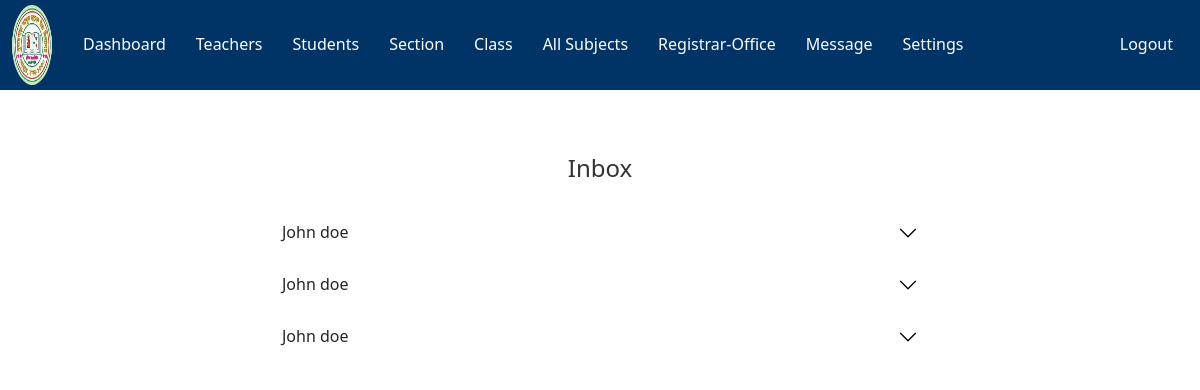
/admin/message.php (signed in), run on the app's committed database.
### tables this page shows
CREATE TABLE `message` (
  `message_id` int(11) NOT NULL,
  `sender_full_name` varchar(100) NOT NULL,
  `sender_email` varchar(255) NOT NULL,
  `message` text NOT NULL,
  `date_time` datetime NOT NULL DEFAULT current_timestamp()
);

### admin/data/message.php (called while the page is built)
<?php
function getAllMessages($conn){
   $sql = "SELECT * FROM message ORDER BY date_time DESC";
   $stmt = $conn->prepare($sql);
   $stmt->execute();
   if ($stmt->rowCount() >= 1) {
     $messages = $stmt->fetchAll();
     return $messages;
   }else {
    return 0;
   }
}

### admin/message.php (the view, shortened to what this page needs)
<?php
if (isset($_SESSION['admin_id']) &&
    isset($_SESSION['role'])) {
    if ($_SESSION['role'] == 'Admin') {
       include "../DB_connection.php";
       include "data/message.php";
       $messages = getAllMessages($conn);
 ?>
<!DOCTYPE html>
<html lang="en">
<head>
	<link rel="stylesheet" href="https://cdn.jsdelivr.net/npm/bootstrap@5.2.0/dist/css/bootstrap.min.css">
	<link rel="stylesheet" href="../css/style.css">
  <link rel="stylesheet" href="https://cdnjs.cloudflare.com/ajax/libs/font-awesome/4.7.0/css/font-awesome.min.css">
</head>
<body>
    <?php
        include "inc/navbar.php";
        if ($messages != 0) {
     ?>
     <div class="container mt-5" style="width: 90%; max-width: 700px;">
        <h4 class="text-center p-3">Inbox</h4>
        <?php foreach ($messages as $message) { ?>
          <div class="accordion accordion-flush" id="accordionFlushExample_<?=$message['message_id']?>">
          <div class="accordion-item">
            <h2 class="accordion-header" id="flush-heading_<?=$message['message_id']?>">
              <button class="accordion-button collapsed" type="button" data-bs-toggle="collapse" data-bs-target="#flush-collapse_<?=$message['message_id']?>" aria-expanded="false" aria-controls="flush-collapse_<?=$message['message_id']?>">
                <?=$message['sender_full_name']?>
              </button>
            </h2>
          </div>
        </div>
          <?php } ?>
         <?php } ?>
     </div>
</body>
</html>
<?php
  }else {
    header("Location: ../login.php");
    exit;
  }
}else {
	header("Location: ../login.php");
	exit;
}
?>

### css/style.css (style rules this page uses)
:root { --primary-color: #003366; --secondary-color: #ff6600; --light-color: #f8f9fa; --dark-color: #343a40; }
body { font-family: 'Segoe UI', Tahoma, Geneva, Verdana, sans-serif; line-height: 1.6; color: #333; }

### data on the page
message: sender_full_name "John doe"
message: sender_full_name "John doe"
message: sender_full_name "John doe"
